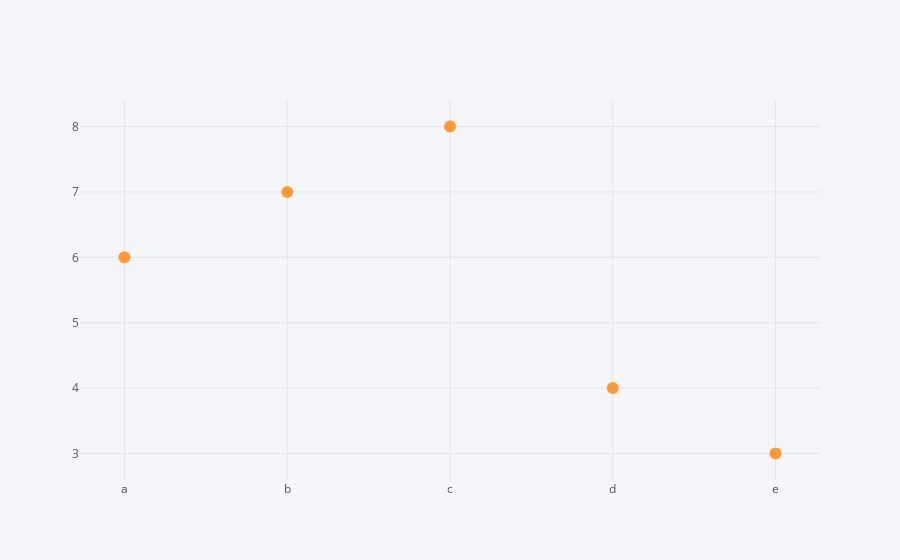

Notebook code cell kept with this figure:
### Code cell
df2.iplot(x = "x", y = "z", mode = "markers")

### Figure 1 — Plotly figure (JSON) as saved in the notebook; plotly's stock layout.template omitted (floating-point values rounded to 4 significant figures)
{"data": [{"line": {"color": "rgba(255, 153, 51, 1.0)", "dash": "solid", "shape": "linear", "width": 1.3}, "marker": {"size": 12, "symbol": "circle"}, "mode": "markers", "name": "z", "text": "", "type": "scatter", "x": ["a", "b", "c", "d", "e"], "y": [6, 7, 8, 4, 3]}], "layout": {"legend": {"bgcolor": "#F5F6F9", "font": {"color": "#4D5663"}}, "paper_bgcolor": "#F5F6F9", "plot_bgcolor": "#F5F6F9", "title": {"font": {"color": "#4D5663"}}, "xaxis": {"gridcolor": "#E1E5ED", "showgrid": true, "tickfont": {"color": "#4D5663"}, "title": {"font": {"color": "#4D5663"}, "text": ""}, "zerolinecolor": "#E1E5ED"}, "yaxis": {"gridcolor": "#E1E5ED", "showgrid": true, "tickfont": {"color": "#4D5663"}, "title": {"font": {"color": "#4D5663"}, "text": ""}, "zerolinecolor": "#E1E5ED"}}}
